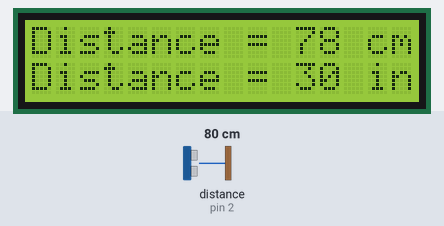
Bench run of a sketch on a simulated Arduino Uno, built with avr-gcc and run on an emulated ATmega328P. On the bench: 16×2 character LCD. Wiring (inferred from the names in the program): ultrasonic range finder: trigger pin 3; echo pin 2. The test bench sets the inputs (shaded band); at power-on: distance to the obstacle (sensor on pin 2) 80 cm. The echo pulse lasts 58.3 µs per cm.

Above: at 1.2 s.
1.3 s: distance to the obstacle (sensor on pin 2) set to 2 cm
At 2.4 s:
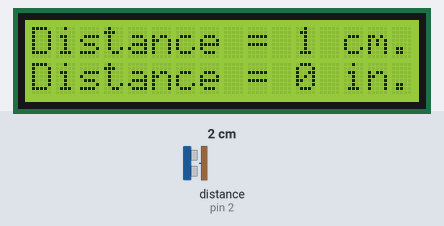
2.9 s: distance to the obstacle (sensor on pin 2) set to 18 cm
At 3.3 s:
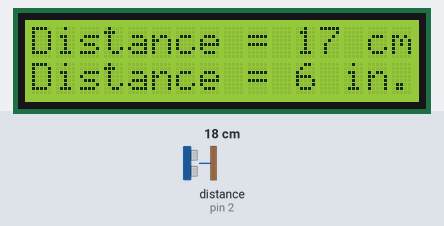
4.4 s: distance to the obstacle (sensor on pin 2) set to 4 cm
At 5.2 s:
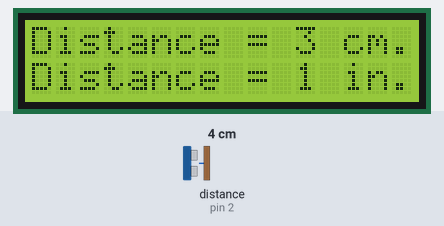
Timing chart, 0 to 7.4 s (numbered marks = the images above; inputs shaded):
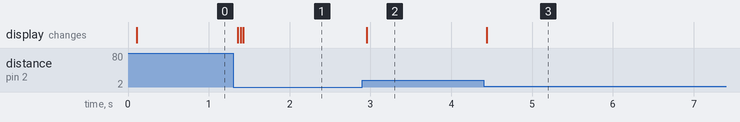

Measured:
- after the input at 1.3 s, the display: changes after 0.06 s (image 1)
- after the input at 2.9 s, the display: changes after 0.05 s (image 2)
- after the input at 4.4 s, the display: changes at once (image 3)

The sketch:

ENGR324-Lab1Part2.ino
```cpp
#include <LiquidCrystal_I2C.h>
#define echoPin 2
#define trigPin 3

long duration;
int distanceCM;
int distanceIN;

LiquidCrystal_I2C lcd(0x27, 16, 2);

void setup() {
  // put your setup code here, to run once:
  Serial.begin(9600);
  pinMode (echoPin, INPUT);
  pinMode (trigPin, OUTPUT);

  lcd.init();
  lcd.clear();
  lcd.backlight();
}

void loop() {
  // put your main code here, to run repeatedly:
  digitalWrite(trigPin, LOW);
	delayMicroseconds(5);
	digitalWrite(trigPin, HIGH);
	delayMicroseconds(10);
	digitalWrite(trigPin, LOW);

  duration = pulseIn(echoPin, HIGH);
  distanceCM = duration *0.034 / 2;
  distanceIN = distanceCM / 2.54;

  lcd.setCursor(0,0);
  lcd.print("Distance = ");
  lcd.print(distanceCM);
  lcd.println(" cm.");

  lcd.setCursor(0,1);
  lcd.print("Distance = ");
  lcd.print(distanceIN);
  lcd.println(" in.");
}
```
